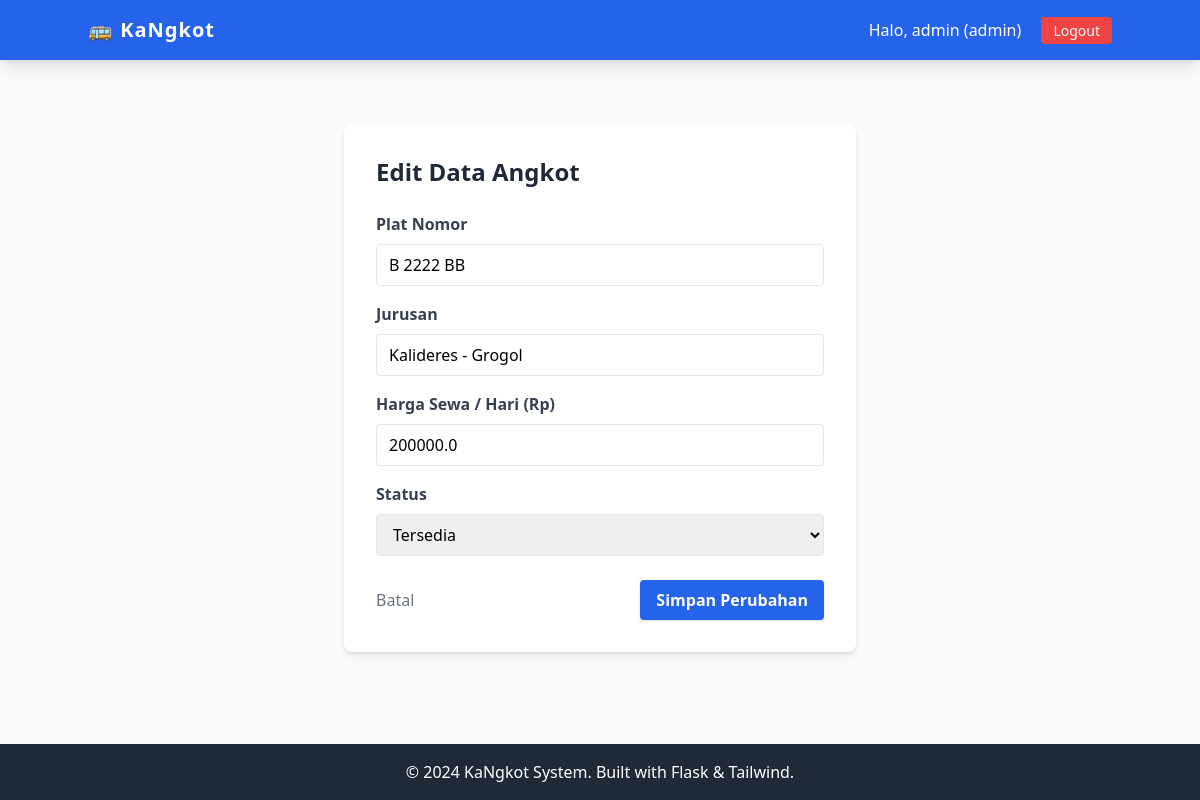
Before: /angkot/edit/2 (signed in) with the older database file.
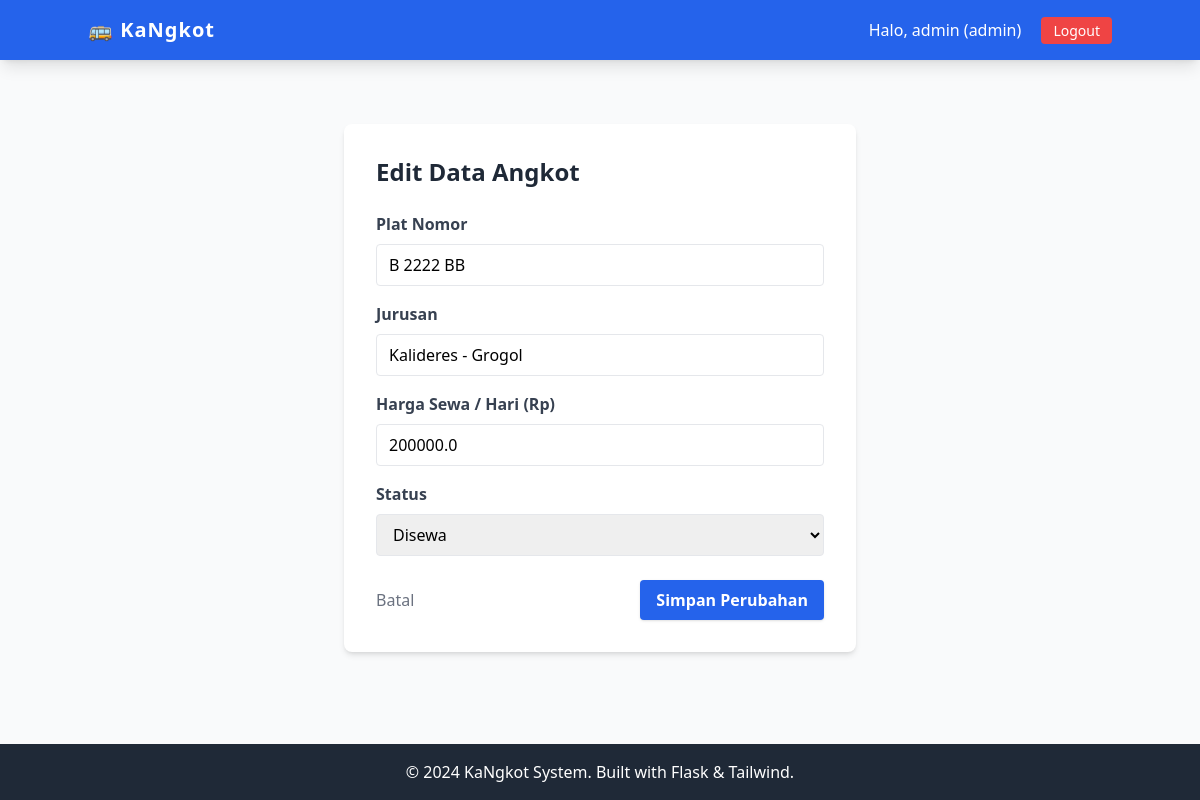
After: the same page with the newer database file.
### tables this page shows
CREATE TABLE angkot (
        id INTEGER PRIMARY KEY AUTOINCREMENT,
        plat_nomor TEXT NOT NULL UNIQUE,
        jurusan TEXT NOT NULL,
        harga_per_hari REAL NOT NULL,
        status TEXT DEFAULT 'tersedia',
        img_url TEXT
    );

### app_mysql.py (the view, shortened to what this page needs)
@app.route('/angkot/edit/<int:id>', methods=['GET', 'POST'])
def edit_angkot(id):
    if 'user_id' not in session or session.get('role') != 'admin':
        return redirect(url_for('dashboard'))
    conn = get_db_connection()
    cursor = conn.cursor()
    cursor.execute("SELECT * FROM angkot WHERE id = ?", (id,))
    angkot = cursor.fetchone()
    conn.close()
    return render_template('form_angkot.html', angkot=angkot)

### db_config.py (called while the page is built)
def get_db_connection():
    base_dir = os.path.dirname(os.path.abspath(__file__))
    db_path = os.path.join(base_dir, DB_NAME)
    conn = sqlite3.connect(db_path)
    conn.row_factory = sqlite3.Row
    return conn

### templates/form_angkot.html (shortened to what this page needs)
{% extends 'base.html' %}
{% block content %}
<div class="max-w-lg mx-auto bg-white p-8 rounded-lg shadow-md mt-10">
    <h2 class="text-2xl font-bold text-gray-800 mb-6">
        {% if angkot %} Edit Data Angkot {% else %} Tambah Angkot Baru {% endif %}
    </h2>
    <form method="POST">
        <div class="mb-4">
            <label class="block text-gray-700 font-bold mb-2">Plat Nomor</label>
            <input type="text" name="plat_nomor"
                   value="{{ angkot['plat_nomor'] if angkot else '' }}"
                   class="w-full border rounded px-3 py-2 focus:outline-none focus:ring focus:border-blue-300"
                   placeholder="Contoh: B 1234 CD" required>
        </div>
        <div class="mb-4">
            <label class="block text-gray-700 font-bold mb-2">Jurusan</label>
            <input type="text" name="jurusan"
                   value="{{ angkot['jurusan'] if angkot else '' }}"
                   class="w-full border rounded px-3 py-2 focus:outline-none focus:ring focus:border-blue-300"
                   placeholder="Contoh: Cengkareng - Kota" required>
        </div>
        <div class="mb-4">
            <label class="block text-gray-700 font-bold mb-2">Harga Sewa / Hari (Rp)</label>
            <input type="number" name="harga_per_hari"
                   value="{{ angkot['harga_per_hari'] if angkot else '' }}"
                   class="w-full border rounded px-3 py-2 focus:outline-none focus:ring focus:border-blue-300"
                   placeholder="Contoh: 150000" required>
        </div>
        <div class="mb-6">
            <label class="block text-gray-700 font-bold mb-2">Status</label>
            <select name="status" class="w-full border rounded px-3 py-2 focus:outline-none focus:ring focus:border-blue-300">
                <option value="tersedia" {% if angkot and angkot['status'] == 'tersedia' %}selected{% endif %}>Tersedia</option>
                <option value="disewa" {% if angkot and angkot['status'] == 'disewa' %}selected{% endif %}>Disewa</option>
            </select>
        </div>
        <div class="flex justify-between">
            <a href="{{ url_for('dashboard') }}" class="text-gray-500 hover:text-gray-700 py-2">Batal</a>
            <button type="submit" class="bg-blue-600 hover:bg-blue-700 text-white font-bold py-2 px-4 rounded shadow">
                {% if angkot %} Simpan Perubahan {% else %} Tambah Angkot {% endif %}
            </button>
        </div>
    </form>
</div>
{% endblock %}

Changed rows visible on the page:
changed angkot "B 2222 BB": status "Tersedia" → "Disewa"
